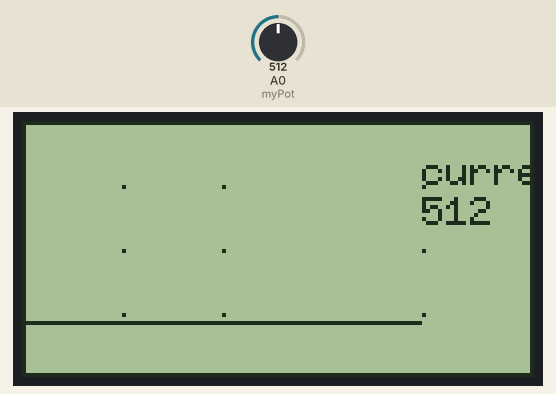
This sketch was run on a simulated Arduino Uno, built with avr-gcc and run on an emulated ATmega328P. On the bench: 128×64 one-colour display. The inputs (shaded band) are chosen by the test bench; at power-on: A0 (myPot) = 512.

Above: at 1.3 s.
1.4 s: A0 (myPot) set to 716
At 3.0 s:
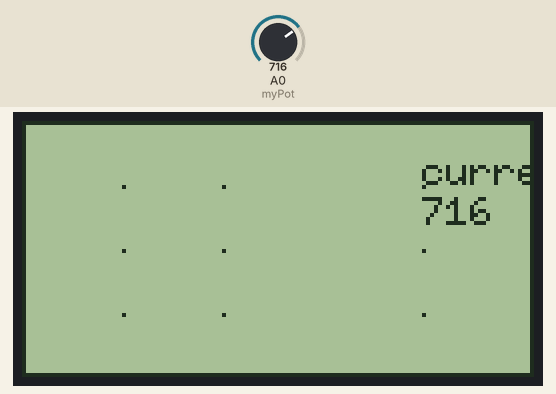
3.7 s: A0 (myPot) set to 900
At 5.8 s:
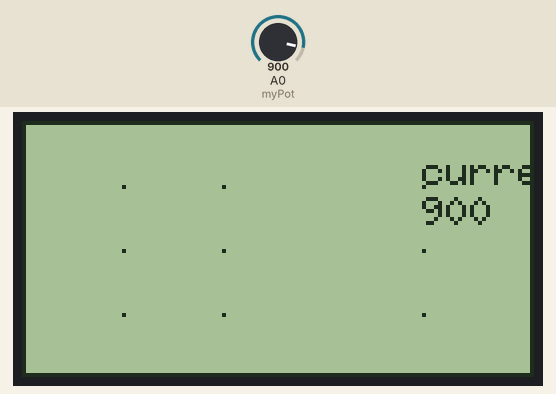
6.1 s: A0 (myPot) set to 1023
At 8.1 s:
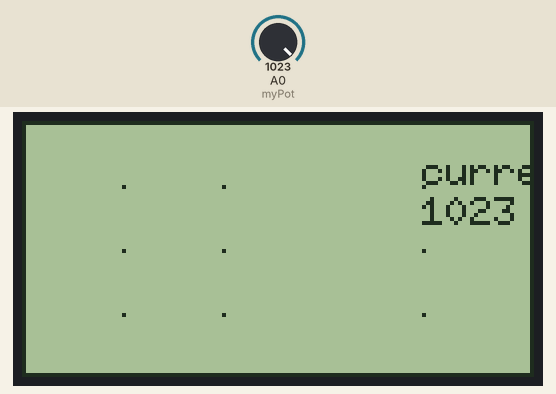
Timing chart, 0 to 9.6 s (numbered marks = the images above; inputs shaded):
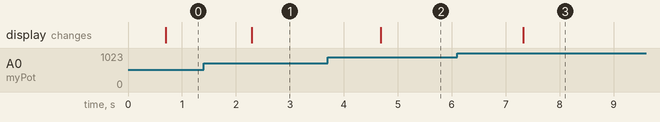

The sketch:

graphic_lcd_st920_KS0108_T6963_u8glib.ino
```cpp
/*
Date :- 21 - July - 2019
Sketch By:- Ahmed Nouira "ahmnouira@gmail.com"

//step 1 add the U8glib.h your librarys. this libray can be downloaded from:
//https://github.com/olikraus/u8glib
// [ put connection this on REDME.md table ]
// this for arduino UNO but you can easly updated to mega board

*/

// connect following wires for ST7920 contoller based LCD
/*  LCD   -->    Arduino Uno
 *  D0    :7 --> 8
 *  D1    :8 --> 9
 *  D2    :9 --> 10
 *  D3    :10 --> 11
 *  D4    :11 --> 4
 *  D5    :12 --> 5
 *  D6    :13 --> 6
 *  D7    :14 --> 7
 *  En    :6 --> 18 (A4) enable serial clock
 *  di/RS :4 --> 17 (A3) slave select
 *  rw    :5 --> 16 (A2) serial data
 *  VSS   :2 --> GND
 *  VDD:  :1 --> 5v
 *  BLA   :19 --> 5v (backlight anode)
 *  BLK   :20 --> GND (backlight cathode)
 *  V0    :3 --> POT (10K) for contrast
 *  VOUT  :18 --> POT pin + GND
 *  PSB   :15 --> 5v or (GND !) serial mode select
 *  PST   :17 --> 5v
 *  NC    :16 --> not connected
 */

// connect following wires for KS0108 contoller based LCD
/*  LCD     -->    Arduino Uno
 *  Vss     :1 --> GND
 *  Vcc     :2 --> 5v
 *  V0      :3 --> POT(10K) for contrast
 *  di/RS   :4 --> 17 (A3)
 *  R\W     :5 --> 16 (A2)
 *  EN      :6 --> 18 (A4)
 *  DB0     :7 --> 8
 *  DB1     :8 --> 9
 *  DB2     :9 --> 10
 *  DB3     :10 --> 11
 *  DB4     :11 --> 4
 *  DB5     :12 --> 5
 *  DB6     :13 --> 6
 *  DB7     :14 --> 7
 *  CS1     :15 --> 2
 *  CS2     :16 --> 3
 *  RST     :17 --> VCC
 *  Vout    :18 -->  POT pin + GND or POT (10K)
 *  LEDA    :19 --> 5v
 *  LEDK    :20 --> GND
 *
 *
 */

// connect following wires for T6963 contoller based LCD

/*  LCD     -->    Arduino Uno
 *  FGND    :1 --> GND ( Frame ground )
 *  Vss     :2 --> GND
 *  Vdd     :3 --> 5v Logic supply
 *  Wee/Vo  :4 --> 10 POT ( WIPER), Negative supply for LCD
 *  WR      :5 --> 17 (A2) Data write
 *  RD      :6 --> 16 (A3) Data read
 *  CE/CS   :7 --> 18 (A4) chip enable
 *  C/D     :8 --> 15 (A1) HIGH; command, LOW: data
 *  A       :9 --> 5v Backlight anode
 *  RESET   :10 --> Vcc Controller reset, or connect it
 *  D0      :11 --> 8
 *  D1      :12 --> 9
 *  D2      :13 --> 10
 *  D3      :14 --> 11
 *  D4      :15 --> 4
 *  D5      :16 --> 5
 *  D6      :17 --> 6
 *  D7      :18 --> 7
 *  FS      :19 --> GND ,Font select HIGH: 6*8, LOW 8*8
 *  K       :20 --> GND ,Backlight cathode
 *
 *
 */

/*_________________________________________________________________
   T6963c LCD PIN   |    LCD PIN NAME  |     MEGA 2560            |
  ________________________________________________________________|
          1         |          FG      |       GND                |
          2         |         GND      |       GN                 |
          3         |         VDD      |       +5V                |
          4         |          VO      |  10K POT WIPER – LEG 2   |
          5         |          WR      |        17                |
          6         |          RD      |        18                |
          7         |       CE/CS      |        14                |
          8         |         C/D      |        15                |
          9         |         RST      |        16                |
         10         |         DB0      |         8                |
         11         |         DB1      |         9                |
         12         |         DB2      |        10                |
         13         |         DB3      |        11                |
         14         |         DB4      |         4                |
         15         |         DB5      |         5                |
         16         |         DB6      |         6                |
         17         |         DB7      |         7                |
         18         |          FS      |       GND                |
         19         |         VEE      |    10K POT–LEG1          |
         20         |       LED A      |    +3.3V – 5V            |
  ________________________________________________________________|
*/


#include "U8glib.h"

// connect pot at A0 for testing
#define myPot  A0
int sample[128];

// for ST920 based LCD
//U8GLIB_ST7920_128X64_4X(d0, d1, d2, d3, d4, d5, d6, d7, en, di, rw)
U8GLIB_ST7920_128X64_4X  u8g(8, 9, 10, 11, 4, 5, 6, 7, 18, 17, 16);

// for KS0108 based LCD (d0, d1, d2, d3, d4, d5, d6, d7, en, cs1, cs2, di, rw)
//U8GLIB_KS0108_128 u8g(8, 9, 10, 11, 4, 5, 6, 7, 18, 2, 3, 17, 16 )

// for T6963 128X64 driver U8GLIB_T6963_128X128(d0, d1, d2, d3, d4, d5, d6, d7, cs, a0, wr, rd [, reset])
// a0 == C/D
//U8GLIB_T6963_128X128 u8g(8, 9, 10, 11, 4, 5, 6, 7,18, 15, 17,16)
void setup() {
  // put your setup code here, to run once:
  // asign default color Value
  if ( u8g.getMode() == U8G_MODE_R3G3B2)
    u8g.setColorIndex(255); // RGB = White
  else if ( u8g.getMode() == U8G_MODE_GRAY2BIT)
    u8g.setColorIndex(3);
  else if (u8g.getMode() == U8G_MODE_BW)
    u8g.setColorIndex(1);

}

void u8g_prepare() {  // set the font settings
  u8g.setFont(u8g_font_6x10);
  u8g.setFontRefHeightExtendedText();
  u8g.setDefaultForegroundColor();
  u8g.setFontPosTop();
}

void DrawFrameMarkers() {  // draw some points in the screen
  u8g.drawFrame(0, 0, 128,64);
  u8g.drawPixel(25, 16);
  u8g.drawPixel(50, 16);
  u8g.drawPixel(100,16) ;
  u8g.drawPixel(25, 32) ;
  u8g.drawPixel(50, 32) ;
  u8g.drawPixel(100,32);
  u8g.drawPixel(25,48);
  u8g.drawPixel(50,48) ;
  u8g.drawPixel(100,48) ;
}

void read_sample(void) {
  for (int xpos = 0;  xpos <100; xpos++ ) {
     sample[xpos] = analogRead(myPot);
  }
}

void draw(void) {
  char _buffer[5]; // buffer to convert sample[xpos] to charArry
  u8g_prepare();
  DrawFrameMarkers();
 u8g.drawStr(100, 8, "current value: ");
  for (int xpos = 1; xpos < 99; xpos++) {
    //sample/10.2 4 because 1 024 becomes 100 = 5 volts
    u8g.drawLine(xpos, sample[xpos]/10.24, xpos+1, sample[xpos+1]/10.24);
    u8g.drawStr(100,18, itoa(sample[xpos], _buffer, 10)); // itoa
  }

}
void loop() {
  // put your main code here, to run repeatedly:
  // collect data
  read_sample();
  // show collected data
  u8g.firstPage();
  do {
    draw();
  }while(u8g.nextPage());
  // rebuild the picture after some delay
  delay(100);
}
```

Measured:
- after the input at 1.4 s, the display: changes after 0.89 s (image 1)
- after the input at 3.7 s, the display: changes after 0.99 s (image 2)
- after the input at 6.1 s, the display: changes after 1.2 s (image 3)
